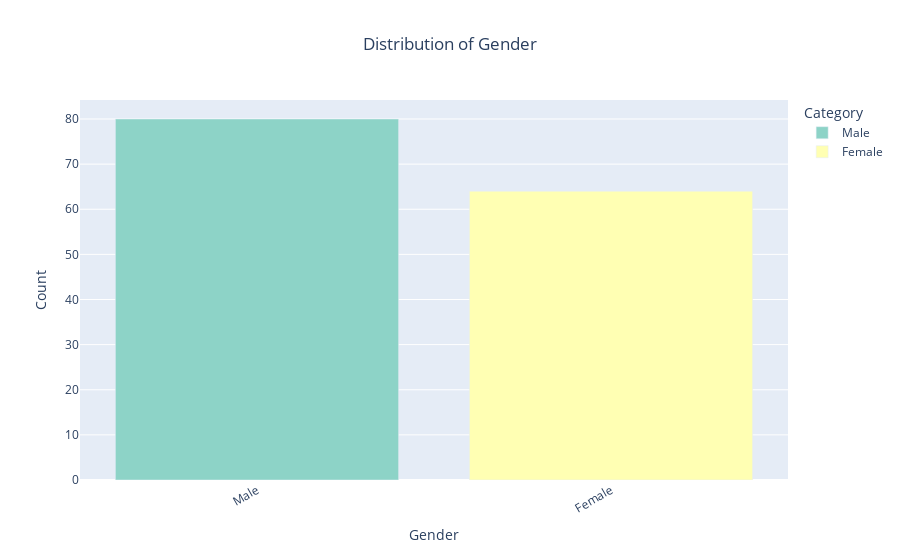
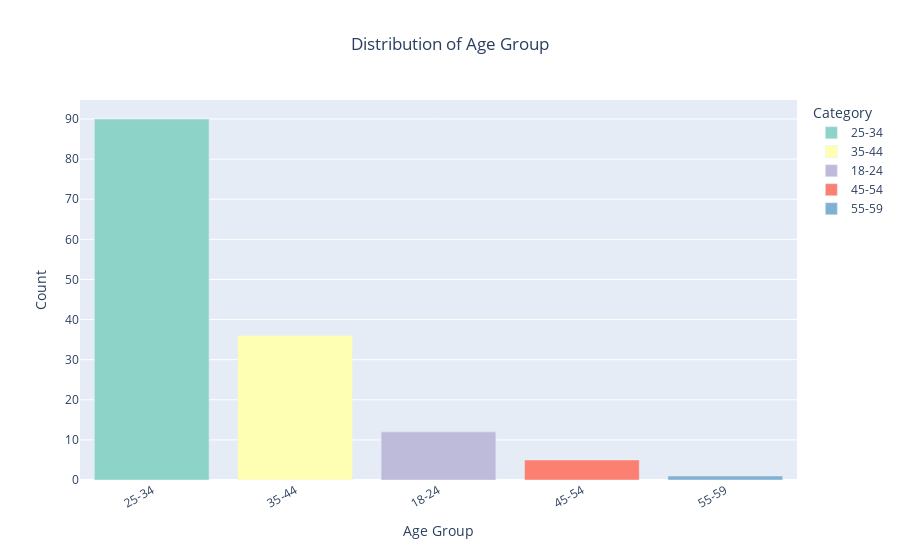
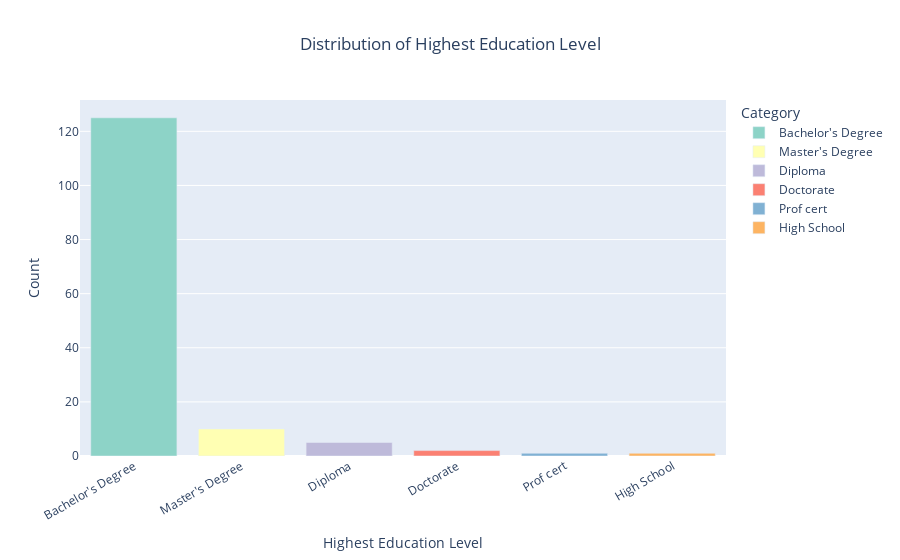
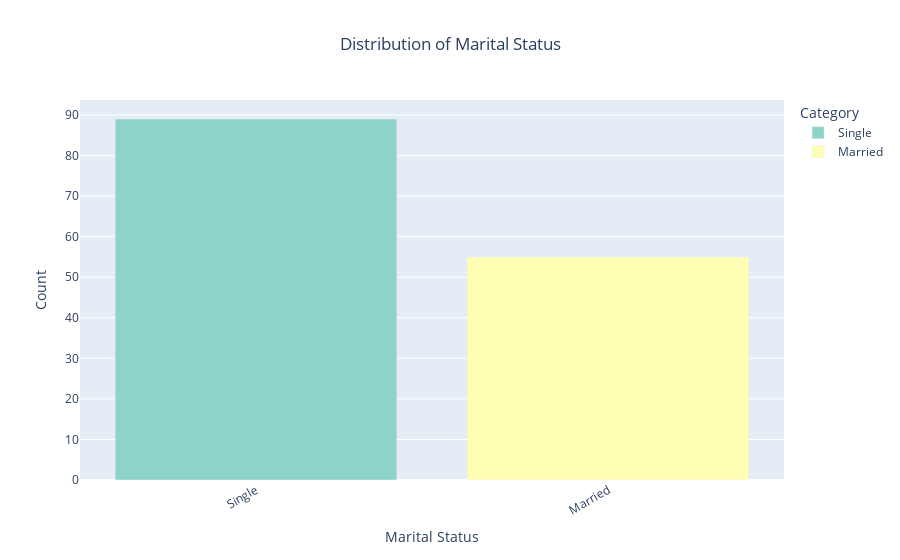

The cell these charts' notebook holds for them, in order:
### Markdown cell above
### Demographic distributions

### Code cell
# Respondent Demographic distributions

demographic_vars = [
    'Gender', 'Age Group', 'Highest Education Level',
    'Marital Status', 'Industry', 'Current Work Arrangement'
]

for demo_var in demographic_vars:
  df_counts = (
      cleaned_productivity_working_adults_reordered_df[demo_var]
      .value_counts()
      .reset_index()
  )
  df_counts.columns = ['Category', 'Count']

  fig = px.bar(
      df_counts,
      x='Category',
      y='Count',
      title=f'Distribution of {demo_var}',
      color='Category',
      color_discrete_sequence=px.colors.qualitative.Set3
  )

  fig.update_layout(
      xaxis_title=demo_var,
      yaxis_title='Count',
      xaxis_tickangle=-30,
      title_x=0.5
  )
  fig.show()

### Figure 1 — Plotly figure (JSON) as saved in the notebook; plotly's stock layout.template omitted (floating-point values rounded to 4 significant figures)
{"data": [{"hovertemplate": "Category=%{x}<br>Count=%{y}<extra></extra>", "legendgroup": "Male", "marker": {"color": "rgb(141,211,199)", "pattern": {"shape": ""}}, "name": "Male", "orientation": "v", "showlegend": true, "textposition": "auto", "type": "bar", "x": ["Male"], "xaxis": "x", "y": [80], "yaxis": "y"}, {"hovertemplate": "Category=%{x}<br>Count=%{y}<extra></extra>", "legendgroup": "Female", "marker": {"color": "rgb(255,255,179)", "pattern": {"shape": ""}}, "name": "Female", "orientation": "v", "showlegend": true, "textposition": "auto", "type": "bar", "x": ["Female"], "xaxis": "x", "y": [64], "yaxis": "y"}], "layout": {"barmode": "relative", "legend": {"title": {"text": "Category"}, "tracegroupgap": 0}, "title": {"text": "Distribution of Gender", "x": 0.5}, "xaxis": {"anchor": "y", "categoryarray": ["Male", "Female"], "categoryorder": "array", "domain": [0, 1], "tickangle": -30, "title": {"text": "Gender"}}, "yaxis": {"anchor": "x", "domain": [0, 1], "title": {"text": "Count"}}}}

### Figure 2 — Plotly figure (JSON) as saved in the notebook; plotly's stock layout.template omitted (floating-point values rounded to 4 significant figures)
{"data": [{"hovertemplate": "Category=%{x}<br>Count=%{y}<extra></extra>", "legendgroup": "25-34", "marker": {"color": "rgb(141,211,199)", "pattern": {"shape": ""}}, "name": "25-34", "orientation": "v", "showlegend": true, "textposition": "auto", "type": "bar", "x": ["25-34"], "xaxis": "x", "y": [90], "yaxis": "y"}, {"hovertemplate": "Category=%{x}<br>Count=%{y}<extra></extra>", "legendgroup": "35-44", "marker": {"color": "rgb(255,255,179)", "pattern": {"shape": ""}}, "name": "35-44", "orientation": "v", "showlegend": true, "textposition": "auto", "type": "bar", "x": ["35-44"], "xaxis": "x", "y": [36], "yaxis": "y"}, {"hovertemplate": "Category=%{x}<br>Count=%{y}<extra></extra>", "legendgroup": "18-24", "marker": {"color": "rgb(190,186,218)", "pattern": {"shape": ""}}, "name": "18-24", "orientation": "v", "showlegend": true, "textposition": "auto", "type": "bar", "x": ["18-24"], "xaxis": "x", "y": [12], "yaxis": "y"}, {"hovertemplate": "Category=%{x}<br>Count=%{y}<extra></extra>", "legendgroup": "45-54", "marker": {"color": "rgb(251,128,114)", "pattern": {"shape": ""}}, "name": "45-54", "orientation": "v", "showlegend": true, "textposition": "auto", "type": "bar", "x": ["45-54"], "xaxis": "x", "y": [5], "yaxis": "y"}, {"hovertemplate": "Category=%{x}<br>Count=%{y}<extra></extra>", "legendgroup": "55-59", "marker": {"color": "rgb(128,177,211)", "pattern": {"shape": ""}}, "name": "55-59", "orientation": "v", "showlegend": true, "textposition": "auto", "type": "bar", "x": ["55-59"], "xaxis": "x", "y": [1], "yaxis": "y"}], "layout": {"barmode": "relative", "legend": {"title": {"text": "Category"}, "tracegroupgap": 0}, "title": {"text": "Distribution of Age Group", "x": 0.5}, "xaxis": {"anchor": "y", "categoryarray": ["25-34", "35-44", "18-24", "45-54", "55-59"], "categoryorder": "array", "domain": [0, 1], "tickangle": -30, "title": {"text": "Age Group"}}, "yaxis": {"anchor": "x", "domain": [0, 1], "title": {"text": "Count"}}}}

### Figure 3 — Plotly figure (JSON) as saved in the notebook; plotly's stock layout.template omitted (floating-point values rounded to 4 significant figures)
{"data": [{"hovertemplate": "Category=%{x}<br>Count=%{y}<extra></extra>", "legendgroup": "Bachelor's Degree", "marker": {"color": "rgb(141,211,199)", "pattern": {"shape": ""}}, "name": "Bachelor's Degree", "orientation": "v", "showlegend": true, "textposition": "auto", "type": "bar", "x": ["Bachelor's Degree"], "xaxis": "x", "y": [125], "yaxis": "y"}, {"hovertemplate": "Category=%{x}<br>Count=%{y}<extra></extra>", "legendgroup": "Master's Degree", "marker": {"color": "rgb(255,255,179)", "pattern": {"shape": ""}}, "name": "Master's Degree", "orientation": "v", "showlegend": true, "textposition": "auto", "type": "bar", "x": ["Master's Degree"], "xaxis": "x", "y": [10], "yaxis": "y"}, {"hovertemplate": "Category=%{x}<br>Count=%{y}<extra></extra>", "legendgroup": "Diploma", "marker": {"color": "rgb(190,186,218)", "pattern": {"shape": ""}}, "name": "Diploma", "orientation": "v", "showlegend": true, "textposition": "auto", "type": "bar", "x": ["Diploma"], "xaxis": "x", "y": [5], "yaxis": "y"}, {"hovertemplate": "Category=%{x}<br>Count=%{y}<extra></extra>", "legendgroup": "Doctorate", "marker": {"color": "rgb(251,128,114)", "pattern": {"shape": ""}}, "name": "Doctorate", "orientation": "v", "showlegend": true, "textposition": "auto", "type": "bar", "x": ["Doctorate"], "xaxis": "x", "y": [2], "yaxis": "y"}, {"hovertemplate": "Category=%{x}<br>Count=%{y}<extra></extra>", "legendgroup": "Prof cert", "marker": {"color": "rgb(128,177,211)", "pattern": {"shape": ""}}, "name": "Prof cert", "orientation": "v", "showlegend": true, "textposition": "auto", "type": "bar", "x": ["Prof cert"], "xaxis": "x", "y": [1], "yaxis": "y"}, {"hovertemplate": "Category=%{x}<br>Count=%{y}<extra></extra>", "legendgroup": "High School", "marker": {"color": "rgb(253,180,98)", "pattern": {"shape": ""}}, "name": "High School", "orientation": "v", "showlegend": true, "textposition": "auto", "type": "bar", "x": ["High School"], "xaxis": "x", "y": [1], "yaxis": "y"}], "layout": {"barmode": "relative", "legend": {"title": {"text": "Category"}, "tracegroupgap": 0}, "title": {"text": "Distribution of Highest Education Level", "x": 0.5}, "xaxis": {"anchor": "y", "categoryarray": ["Bachelor's Degree", "Master's Degree", "Diploma", "Doctorate", "Prof cert", "High School"], "categoryorder": "array", "domain": [0, 1], "tickangle": -30, "title": {"text": "Highest Education Level"}}, "yaxis": {"anchor": "x", "domain": [0, 1], "title": {"text": "Count"}}}}

### Figure 4 — Plotly figure (JSON) as saved in the notebook; plotly's stock layout.template omitted (floating-point values rounded to 4 significant figures)
{"data": [{"hovertemplate": "Category=%{x}<br>Count=%{y}<extra></extra>", "legendgroup": "Single", "marker": {"color": "rgb(141,211,199)", "pattern": {"shape": ""}}, "name": "Single", "orientation": "v", "showlegend": true, "textposition": "auto", "type": "bar", "x": ["Single"], "xaxis": "x", "y": [89], "yaxis": "y"}, {"hovertemplate": "Category=%{x}<br>Count=%{y}<extra></extra>", "legendgroup": "Married", "marker": {"color": "rgb(255,255,179)", "pattern": {"shape": ""}}, "name": "Married", "orientation": "v", "showlegend": true, "textposition": "auto", "type": "bar", "x": ["Married"], "xaxis": "x", "y": [55], "yaxis": "y"}], "layout": {"barmode": "relative", "legend": {"title": {"text": "Category"}, "tracegroupgap": 0}, "title": {"text": "Distribution of Marital Status", "x": 0.5}, "xaxis": {"anchor": "y", "categoryarray": ["Single", "Married"], "categoryorder": "array", "domain": [0, 1], "tickangle": -30, "title": {"text": "Marital Status"}}, "yaxis": {"anchor": "x", "domain": [0, 1], "title": {"text": "Count"}}}}
